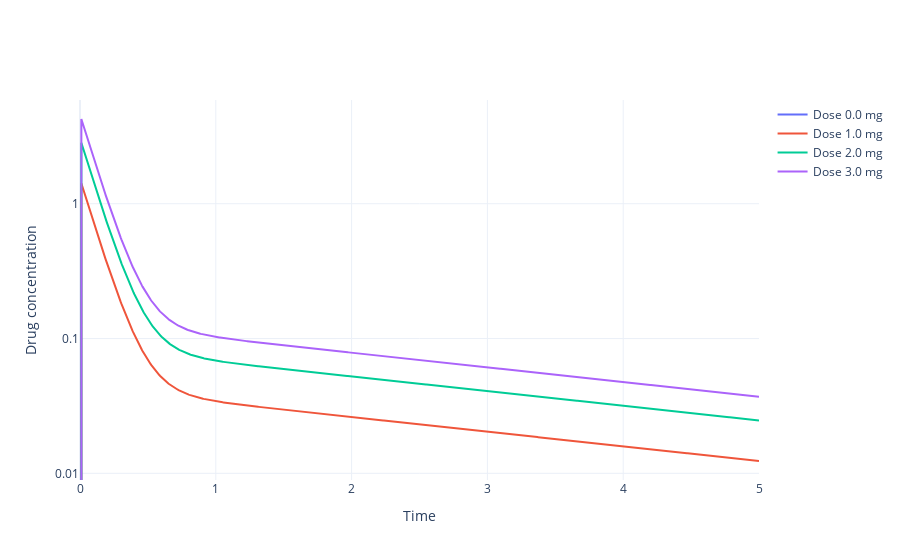

Notebook cell for this chart:
### Code cell
import numpy as np
import plotly.graph_objects as go

dose_amts = [0.0, 1.0, 2.0, 3.0]
times = np.linspace(start=0, stop=5, num=1000)
dose_unit =  "mg"
fig = go.Figure()

for dose in dose_amts:
    # Set administration and dosing regimen
    mechanistic_model.set_administration(
        compartment='central', amount_var='drug_amount')
    mechanistic_model.set_dosing_regimen(dose=dose, period=0)

    # Simulate the model
    result = mechanistic_model.simulate(PK_params[:-1], times)
    
    # Visualise results
    fig.add_trace(go.Scatter(
        x=times,
        y=result[0],
        name="Dose "+str(dose)+" "+dose_unit,
        mode='lines'
    ))
fig.update_layout(
    xaxis_title='Time',
    yaxis_title='Drug concentration',
    template='plotly_white'
)
fig.update_yaxes(type="log", dtick=1)
fig.show()

### Figure 1 — Plotly figure (JSON) as saved in the notebook; plotly's stock layout.template omitted (floating-point values rounded to 4 significant figures; data arrays with more than 128 entries replaced by an {"elided": "..."} marker saying what was removed)
{"data": [{"mode": "lines", "name": "Dose 0.0 mg", "type": "scatter", "x": {"elided": "1000 float values"}, "y": {"elided": "1000 int values"}}, {"mode": "lines", "name": "Dose 1.0 mg", "type": "scatter", "x": {"elided": "1000 float values"}, "y": {"elided": "1000 float values"}}, {"mode": "lines", "name": "Dose 2.0 mg", "type": "scatter", "x": {"elided": "1000 float values"}, "y": {"elided": "1000 float values"}}, {"mode": "lines", "name": "Dose 3.0 mg", "type": "scatter", "x": {"elided": "1000 float values"}, "y": {"elided": "1000 float values"}}], "layout": {"xaxis": {"title": {"text": "Time"}}, "yaxis": {"dtick": 1, "title": {"text": "Drug concentration"}, "type": "log"}}}
